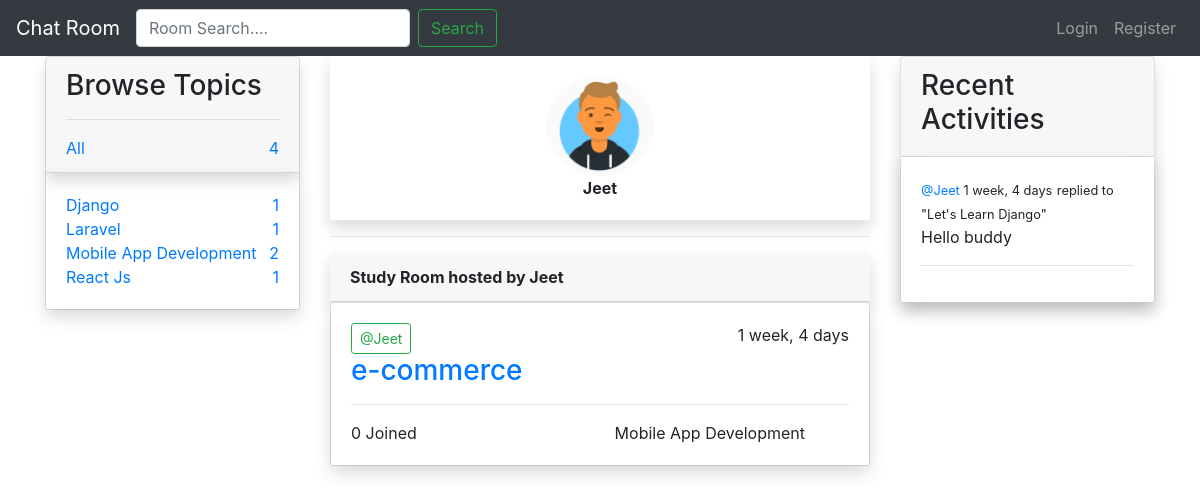
The app's page /profile/2/ with its own data.
### base/models.py (models this page shows, shortened)
class Topic(models.Model):
	name = models.CharField(max_length=255)

class Room(models.Model):
	host = models.ForeignKey(User, on_delete=models.SET_NULL, null=True)
	topic = models.ForeignKey(Topic, on_delete=models.SET_NULL, null=True)
	name = models.CharField(max_length=255)
	description = models.TextField(null=True, blank=True)
	participants = models.ManyToManyField(User, related_name='participants', blank=True)
	created = models.DateTimeField(auto_now_add=True)
	updated = models.DateTimeField(auto_now=True)
	class Meta:
		ordering = ['-updated', '-created']
	def __str__(self):
		return self.name

class Message(models.Model):
	user = models.ForeignKey(User, on_delete=models.CASCADE)
	room = models.ForeignKey(Room, on_delete=models.CASCADE)
	body = models.TextField()
	created = models.DateTimeField(auto_now_add=True)
	updated = models.DateTimeField(auto_now=True)
	def __str__(self):
		return self.body[0:50]
	class Meta:
		ordering = ['-updated', '-created']

### base/views.py (the view)
# urls.py: path('profile/<str:pk>/', views.UserProfile, name="user-profile"),
def UserProfile(request, pk):
	user = User.objects.get(id=pk)
	rooms = user.room_set.all()
	room_messages = user.message_set.all()
	topics = Topic.objects.all()
	context={
		'user':user,
		'rooms':rooms,
		'room_messages':room_messages,
		'topics':topics
	}
	return render(request, 'base/user_profile.html', context)

### templates/base/user_profile.html (shortened to what this page needs)
{% extends 'main.html' %}
{% block content %}
{% load static %}
<div class="row">
	<div class="col-md-3">
	{% include 'base/topic_component.html' %}
	</div>
	<div class="col-md-6">
		<div class="column card-body shadow text-center">
			<img src="{% static 'images/avatar.png' %}"><br>
			<strong>{{user.username}}</strong><br>
		</div>
		<hr>
		<div class="card-header shadow">
			<strong>Study Room hosted by {{user.username}}</strong>
		</div>
		{% include 'base/feed_component.html' %}
	</div>
	<div class="col-md-3">
		{% include 'base/activity_component.html' %}
	</div>
</div>
{% endblock %}

### templates/base/topic_component.html
<div class="card">
	<div class="card-header shadow">
		<h3>Browse Topics</h3>
		<hr>
		<a href="{% url 'home' %}">All <span class="float-right">{{topics.count}}</span></a>
	</div>
	<div class="card-body shadow">
		{% for topic in topics %}
		<div>
			<a href="{% url 'home' %}?q={{topic.name}}">{{topic.name}} <span class="float-right">{{topic.room_set.all.count}}</span></a>
		</div>
	{% endfor %}
	</div>
</div>

### templates/base/feed_component.html (shortened to what this page needs)
<div class="card">
	{% for room in rooms %}
		<div class="card-body shadow">
			<a href="{% url 'user-profile' room.host.id %}" class="btn btn-outline-success btn-sm">@{{room.host.username}}</a>
			<span class="float-right">{{room.created|timesince}}</span>
			<br>
			<h3><a class="" href="{% url 'room' room.id %}">{{room.name}}</a></h3>
			<hr>
			<div class="row">
				<div class="col-md-3">
					<span>{{room.participants.all.count}} Joined</span>
				</div>
				<div class="col-md-8"><span class="float-right">{{room.topic.name}}</span>
				</div>
			</div>
		</div>
	{% endfor %}
</div>

### templates/base/activity_component.html (shortened to what this page needs)
<div class="card shadow">
	<div class="card-header">
		<h3>Recent Activities</h3>
	</div>
	<div class="card-body shadow">
		{% for msg in room_messages %}
		<small><a href="{% url 'user-profile' msg.user.id %}">@{{msg.user}}</a>  {{msg.created|timesince}}</small>
		<small>replied to "{{msg.room}}"</small>
		<p>{{msg}}</p>
		<hr>
		{% endfor %}
	</div>
</div>

### templates/base/user_profile.html (style rules this page uses)
img { border-radius: 50%; height: 100px; widows: 100px; }

### records on screen
Topic: name "Django", room_set.all.count "1"
Topic: name "Laravel", room_set.all.count "1"
Topic: name "Mobile App Development", room_set.all.count "2"
Topic: name "React Js", room_set.all.count "1"
Room: host.username "Jeet", created "1 week, 4 days", name "e-commerce", participants.all.count "0", topic.name "Mobile App Development"
Message: user "Jeet", created "1 week, 4 days", room "Let's Learn Django", body "Hello buddy"

### other values on screen
{{ topics.count }} "4"
{{ user.username }} "Jeet"
